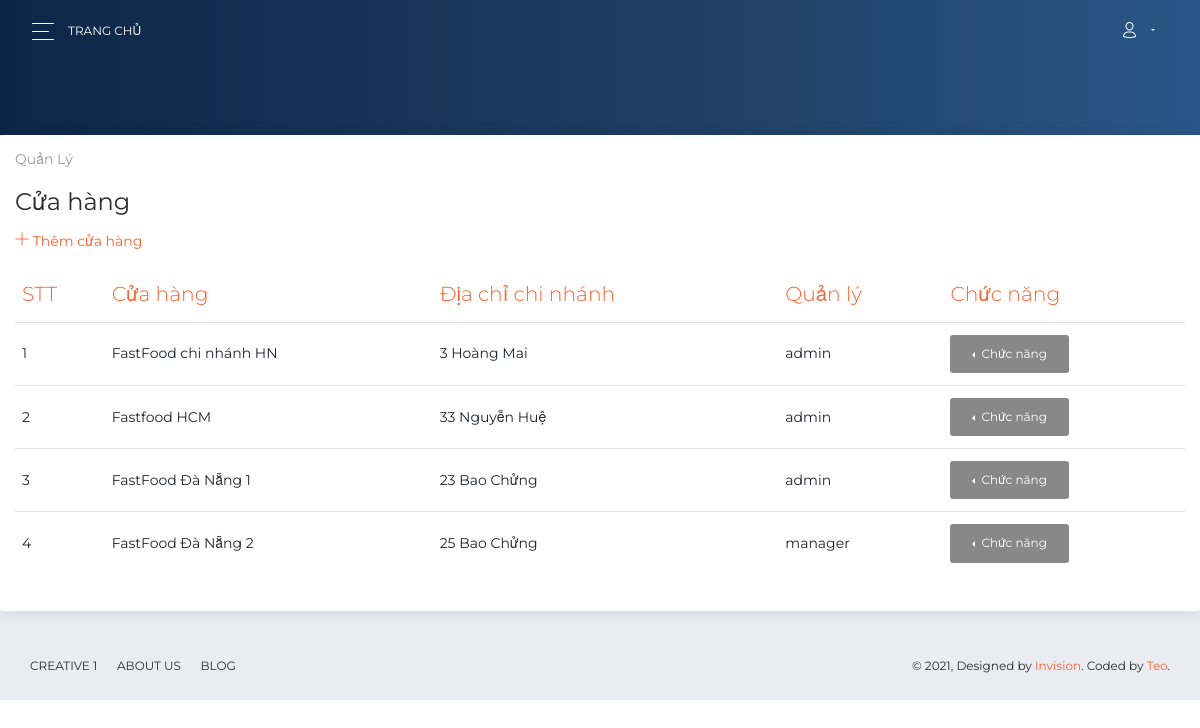
Screenshot of /admin/cuahang (signed in) with the database file from the repository.
### tables this page shows
CREATE TABLE `users` (
  `ID` int(11) NOT NULL,
  `Name` varchar(250) NOT NULL,
  `UserName` varchar(50) NOT NULL,
  `Password` varchar(50) NOT NULL,
  `Role` int(11) NOT NULL DEFAULT 0,
  `IDStore` int(11) DEFAULT NULL,
  `IsDelete` int(11) NOT NULL DEFAULT 0
);

CREATE TABLE `stores` (
  `ID` int(11) NOT NULL,
  `StoreName` varchar(50) NOT NULL,
  `Address` varchar(200) NOT NULL,
  `IDManager` int(11) DEFAULT NULL,
  `IsDelete` int(11) NOT NULL DEFAULT 0
);

### admin/Controllers/StoreController.php (called while the page is built, shortened)
<?php
class StoreController extends BaseController
{
    public function index()
    {
        require PATH_ROOT ."/Models/mStore.php";
        $allStores = $store->getAll();
        include("./Views/store/index.php");
    }
}

### admin/index.php (called while the page is built, shortened)
<?php
require_once PATH_ROOT . "/libs/DB_driver.php";
$router = new core\http\Route();
$request_url = !empty($_GET['url']) ? '/' . $_GET['url'] : '/';
$method_url = !empty($_SERVER['REQUEST_METHOD']) ? $_SERVER['REQUEST_METHOD'] : 'GET';
$router->map($request_url, $method_url);

### admin/libs/DB_driver.php (called while the page is built, shortened)
<?php
class DB_driver
{
    private $__conn;
    function connect()
    {
        if (!$this->__conn){
            $this->__conn = mysqli_connect(host, user,password,dbName) or die ('Lỗi kết nối');
            mysqli_query($this->__conn, "SET character_set_results = 'utf8', character_set_client = 'utf8', character_set_database = 'utf8', character_set_server = 'utf8'");
        }
    }
    function get_list($sql)
    {
        $result = mysqli_query($this->__conn, $sql);
        $return = array();
        while ($row = mysqli_fetch_assoc($result)){
            $return[] = $row;
        }
        return $return;
    }
}

### admin/Models/mStore.php (called while the page is built, shortened)
<?php
class Store extends DB_business {
    public function getAll()
    {
        return $this->get_list("SELECT `stores`.*,`users`.`UserName` FROM `stores`,`users` WHERE `stores`.`IDManager` = `users`.`ID` AND `stores`.`IsDelete` = 0")??[];
    }
}
$store = new Store();

### admin/Views/store/index.php (the view, shortened to what this page needs)
<div class="panel-header panel-header-sm">
</div>
<div class="card">
    <div class="card-header">
        <h5 class="card-category">Quản lý</h5>
        <h4 class="card-title">Cửa hàng</h4>
        <a href="./cuahang/them">
            <i class="now-ui-icons ui-1_simple-add"></i> Thêm cửa hàng
        </a><br/>
    </div>
    <div class="card-body">
        <div class="table-responsive">
            <table class="table" style="overflow: hidden;">
                <thead class=" text-primary">
                    <tr>
                        <th>
                            STT
                        </th>
                        <th>
                            Cửa hàng
                        </th>
                        <th>
                            Địa chỉ chi nhánh
                        </th>
                        <th>
                            Quản lý
                        </th>
                        <th>
                            Chức năng
                        </th>
                    </tr>
                </thead>
                <tbody>
                <?php foreach($allStores as $key => $value){ ?>
                    <tr>
                        <td>
                            <?php echo $key+1; ?>
                        </td>
                        <td>
                            <?php echo $value['StoreName']; ?>
                        </td>
                        <td>
                            <?php echo $value['Address']; ?>
                        </td>
                        <td>
                            <?php echo $value['UserName']; ?>
                        </td>
                        <td>
                            <div class="btn-group dropleft" style="">
                                <button type="button" class="btn btn-secondary dropdown-toggle" data-toggle="dropdown" aria-haspopup="true" aria-expanded="false">
                                    Chức năng
                                </button>
                            </div>
                        </td>
                    </tr>
                    <?php } ?>
                </tbody>
            </table>
        </div>
    </div>
</div>

### admin/core/http/Route.php (shortened to what this page needs)
<?php
class Route
{
    private $__routes;
    public function __construct()
    {
        $this->__routes = [];
    }
    private function __request(string $url, string $method, $action)
    {
        if (preg_match_all('/({([a-zA-Z]+)})/', $url, $params)) {
            $url = preg_replace('/({([a-zA-Z]+)})/', '(.+)', $url);
        }
        $url = str_replace('/', '\/', $url);
        $route = [
            'url' => $url,
            'method' => $method,
            'action' => $action,
            'params' => $params[2]
        ];
        array_push($this->__routes, $route);
    }
    public function map(string $url, string $method)
    {
        foreach ($this->__routes as $route) {
            if ($route['method'] == $method) {
                $reg = '/^' . $route['url'] . '$/';
                if (preg_match($reg, $url, $params)) {
                    array_shift($params);
                    $this->__call_action_route($route['action'], $params);
                    return;
                }
            }
        }
        return;
    }
    private function __call_action_route($action, $params)
    {
        if (is_string($action)) {
            $action = explode('@', $action);
            $controller = new $controller_name();
            call_user_func_array([$controller, $action[1]], $params);
            return;
        }
    }
}

### rows the page displays
users: IDStore.StoreName "FastFood chi nhánh HN", IDStore.Address "3 Hoàng Mai", UserName "admin", stores.StoreName "Fastfood HCM", stores.Address "33 Nguyễn Huệ", stores.StoreName "FastFood Đà Nẵng 1", stores.Address "23 Bao Chửng"
users: stores.StoreName "FastFood Đà Nẵng 2", stores.Address "25 Bao Chửng", UserName "manager"
